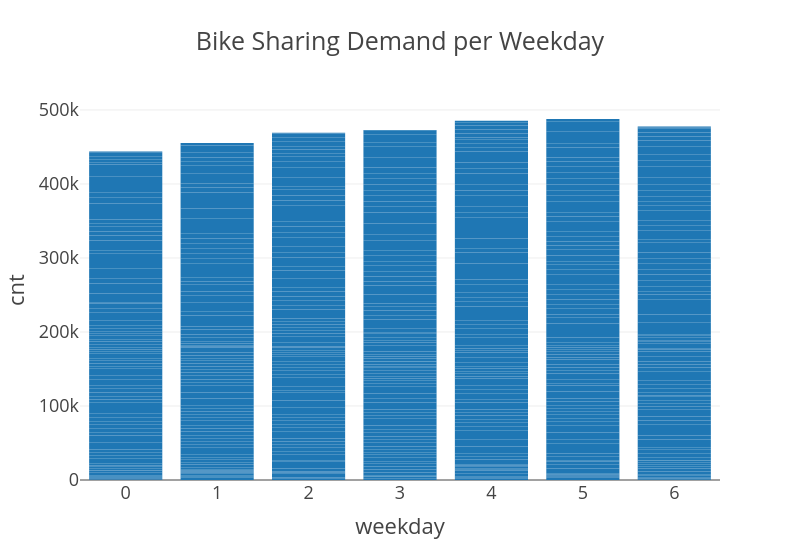

The notebook cell saved with this chart:
### Code cell
# Cnt per weekday
fig = px.bar(df, x='weekday', y='cnt', title='Bike Sharing Demand per Weekday', width=800)
fig.show()

### Figure 1 — Plotly figure (JSON) as saved in the notebook; plotly's stock layout.template omitted (floating-point values rounded to 4 significant figures; data arrays with more than 128 entries replaced by an {"elided": "..."} marker saying what was removed)
{"data": [{"alignmentgroup": "True", "hovertemplate": "weekday=%{x}<br>cnt=%{y}<extra></extra>", "legendgroup": "", "marker": {"color": "#1F77B4", "pattern": {"shape": ""}}, "name": "", "offsetgroup": "", "orientation": "v", "showlegend": false, "textposition": "auto", "type": "bar", "x": {"elided": "731 int values"}, "xaxis": "x", "y": {"elided": "731 int values"}, "yaxis": "y"}], "layout": {"barmode": "relative", "legend": {"tracegroupgap": 0}, "title": {"text": "Bike Sharing Demand per Weekday"}, "width": 800, "xaxis": {"anchor": "y", "domain": [0, 1], "title": {"text": "weekday"}}, "yaxis": {"anchor": "x", "domain": [0, 1], "title": {"text": "cnt"}}}}
